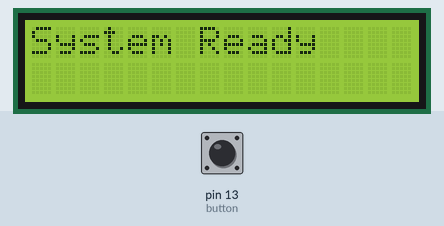
Bench run of a sketch on a simulated Arduino Uno, built with avr-gcc and run on an emulated ATmega328P. Parts: 16×2 character LCD. Inputs (shaded band) come from the test bench; at power-on: pin 13 (button) HIGH. What the sketch prints to the serial monitor is not drawn.

Above: at 0.1 s.
2.3 s: pin 13 (button) pulled LOW for 0.15 s
At 2.8 s:
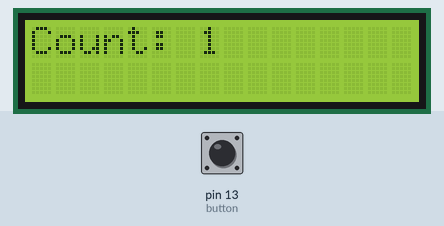
3.9 s: pin 13 (button) pulled LOW for 1 s
At 5.3 s:
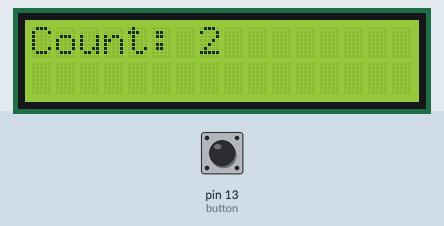
6.4 s: pin 13 (button) pulled LOW for 0.15 s
At 7.1 s:
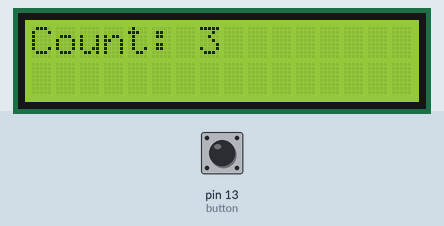
8.0 s: pin 13 (button) pulled LOW for 1 s
At 8.4 s:
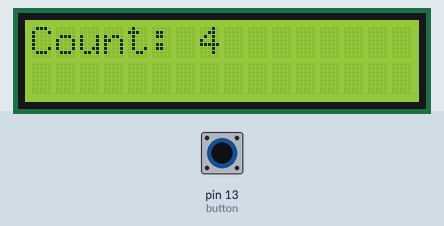
Timing chart, 0 to 11.0 s (numbered marks = the images above; inputs shaded):
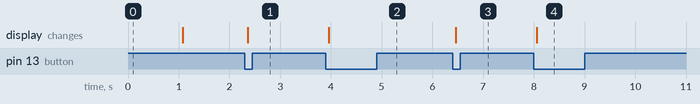

Measured:
- after the input at 2.3 s, the display: changes after 0.06 s (image 1)
- after the input at 3.9 s, the display: changes after 0.06 s (image 2)
- after the input at 6.4 s, the display: changes after 0.06 s (image 3)
- after the input at 8.0 s, the display: changes after 0.06 s (image 4)

The sketch:

4_-_Button_Count_LCD_Display.ino
```cpp
#include <DIYables_LCD_I2C.h> // Library for the I2C Liquid Crystal Display
#include <ezButton.h>         // Library for simplified button handling and debouncing

// Initialize LCD: Address 0x27, 16 columns, 2 rows
DIYables_LCD_I2C lcd(0x27, 16, 2);

// Initialize button on Digital Pin 13
ezButton button(13);

// Variable to store the previous count to detect changes
unsigned long lastCount = 0;

void setup() {
  // Start Serial communication at 9600 baud for debugging
  Serial.begin(9600);

  // LCD Initialization
  lcd.init();
  lcd.backlight();          // Turn on the LED backlight for visibility

  // Button Configuration
  button.setDebounceTime(50); // Ignore electrical noise/chatter for 50ms
  button.setCountMode(COUNT_FALLING); // Increment count when button is pressed (HIGH to LOW)

  // Initial Display
  lcd.setCursor(0, 0);
  lcd.print("System Ready");
  delay(1000);
  lcd.clear();
}

void loop() {
  // IMPORTANT: Must call loop() to allow Button to process the physical pin state
  button.loop();

  // Retrieve the current press count from the ezButton object
  unsigned long count = button.getCount();

  // Only update the display if the count has actually changed
  // This prevents the screen from flickering or refreshing unnecessarily
  if (lastCount != count) {
    // Log the new count to the Serial Monitor
    Serial.print("Button Pressed! Total Count: ");
    Serial.println(count);

    // Update the LCD Display
    lcd.clear();         // Clear previous text
    lcd.setCursor(0, 0); // Position cursor at column 0, row 0
    lcd.print("Count: ");
    lcd.print(count);    // Display the numerical value

    // Update history variable so this block only triggers on the next press
    lastCount = count;
  }
}
```
